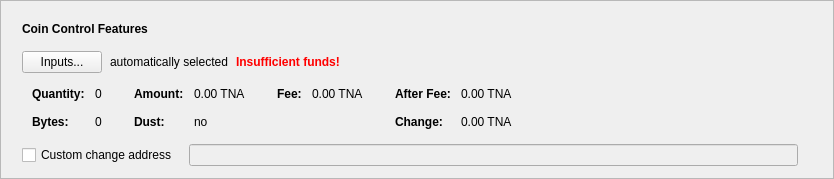
      <widget class="QFrame" name="frameCoinControl">
       <property name="sizePolicy">
        <sizepolicy hsizetype="Expanding" vsizetype="Fixed">
         <horstretch>0</horstretch>
         <verstretch>0</verstretch>
        </sizepolicy>
       </property>
       <property name="frameShape">
        <enum>QFrame::StyledPanel</enum>
       </property>
       <property name="frameShadow">
        <enum>QFrame::Raised</enum>
       </property>
       <layout class="QVBoxLayout" name="verticalLayout_2">
        <item>
         <layout class="QVBoxLayout" name="verticalLayoutCoinControl" stretch="0,0,0,0,0">
          <property name="spacing">
           <number>0</number>
          </property>
          <property name="sizeConstraint">
           <enum>QLayout::SetDefaultConstraint</enum>
          </property>
          <property name="leftMargin">
           <number>10</number>
          </property>
          <property name="topMargin">
           <number>10</number>
          </property>
          <item>
           <layout class="QHBoxLayout" name="horizontalLayoutCoinControl1">
            <property name="bottomMargin">
             <number>15</number>
            </property>
            <item>
             <widget class="QLabel" name="labelCoinControlFeatures">
              <property name="sizePolicy">
               <sizepolicy hsizetype="Preferred" vsizetype="Maximum">
                <horstretch>0</horstretch>
                <verstretch>0</verstretch>
               </sizepolicy>
              </property>
              <property name="font">
               <font>
                <weight>75</weight>
                <bold>true</bold>
               </font>
              </property>
              <property name="styleSheet">
               <string notr="true">font-weight:bold;</string>
              </property>
              <property name="text">
               <string>Coin Control Features</string>
              </property>
             </widget>
            </item>
           </layout>
          </item>
          <item>
           <layout class="QHBoxLayout" name="horizontalLayoutCoinControl2" stretch="0,0,0,0">
            <property name="spacing">
             <number>8</number>
            </property>
            <property name="bottomMargin">
             <number>10</number>
            </property>
            <item>
             <widget class="QPushButton" name="pushButtonCoinControl">
              <property name="styleSheet">
               <string notr="true"/>
              </property>
              <property name="text">
               <string>Inputs...</string>
              </property>
              <property name="autoDefault">
               <bool>false</bool>
              </property>
             </widget>
            </item>
            <item>
             <widget class="QLabel" name="labelCoinControlAutomaticallySelected">
              <property name="text">
               <string>automatically selected</string>
              </property>
              <property name="margin">
               <number>5</number>
              </property>
             </widget>
            </item>
            <item>
             <widget class="QLabel" name="labelCoinControlInsuffFunds">
              <property name="font">
               <font>
                <weight>75</weight>
                <bold>true</bold>
               </font>
              </property>
              <property name="styleSheet">
               <string notr="true">color:red;font-weight:bold;</string>
              </property>
              <property name="text">
               <string>Insufficient funds!</string>
              </property>
              <property name="margin">
               <number>5</number>
              </property>
             </widget>
            </item>
            <item>
             <spacer name="horizontalSpacerCoinControl">
              <property name="orientation">
               <enum>Qt::Horizontal</enum>
              </property>
              <property name="sizeHint" stdset="0">
               <size>
                <width>40</width>
                <height>1</height>
               </size>
              </property>
             </spacer>
            </item>
           </layout>
          </item>
          <item>
           <widget class="QWidget" name="widgetCoinControl" native="true">
            <property name="sizePolicy">
             <sizepolicy hsizetype="Preferred" vsizetype="Preferred">
              <horstretch>0</horstretch>
              <verstretch>0</verstretch>
             </sizepolicy>
            </property>
            <property name="minimumSize">
             <size>
              <width>0</width>
              <height>0</height>
             </size>
            </property>
            <property name="styleSheet">
             <string notr="true"/>
            </property>
            <layout class="QHBoxLayout" name="horizontalLayoutCoinControl5">
             <property name="leftMargin">
              <number>0</number>
             </property>
             <property name="topMargin">
              <number>0</number>
             </property>
             <property name="rightMargin">
              <number>0</number>
             </property>
             <property name="bottomMargin">
              <number>0</number>
             </property>
             <item>
              <layout class="QHBoxLayout" name="horizontalLayoutCoinControl3" stretch="0,0,0,1">
               <property name="spacing">
                <number>20</number>
               </property>
               <property name="topMargin">
                <number>0</number>
               </property>
               <property name="bottomMargin">
                <number>10</number>
               </property>
               <item>
                <layout class="QFormLayout" name="formLayoutCoinControl1">
                 <property name="horizontalSpacing">
                  <number>10</number>
                 </property>
                 <property name="verticalSpacing">
                  <number>14</number>
                 </property>
                 <property name="leftMargin">
                  <number>10</number>
                 </property>
                 <property name="topMargin">
                  <number>4</number>
                 </property>
                 <property name="rightMargin">
                  <number>6</number>
                 </property>
                 <item row="0" column="0">
                  <widget class="QLabel" name="labelCoinControlQuantityText">
                   <property name="font">
                    <font>
                     <weight>75</weight>
                     <bold>true</bold>
                    </font>
                   </property>
                   <property name="text">
                    <string>Quantity:</string>
                   </property>
                   <property name="margin">
                    <number>0</number>
                   </property>
                  </widget>
                 </item>
                 <item row="0" column="1">
                  <widget class="QLabel" name="labelCoinControlQuantity">
                   <property name="cursor">
                    <cursorShape>IBeamCursor</cursorShape>
                   </property>
                   <property name="contextMenuPolicy">
                    <enum>Qt::ActionsContextMenu</enum>
                   </property>
                   <property name="text">
                    <string notr="true">0</string>
                   </property>
                   <property name="margin">
                    <number>0</number>
                   </property>
                   <property name="textInteractionFlags">
                    <set>Qt::LinksAccessibleByMouse|Qt::TextSelectableByKeyboard|Qt::TextSelectableByMouse</set>
                   </property>
                  </widget>
                 </item>
                 <item row="1" column="0">
                  <widget class="QLabel" name="labelCoinControlBytesText">
                   <property name="font">
                    <font>
                     <weight>75</weight>
                     <bold>true</bold>
                    </font>
                   </property>
                   <property name="text">
                    <string>Bytes:</string>
                   </property>
                  </widget>
                 </item>
                 <item row="1" column="1">
                  <widget class="QLabel" name="labelCoinControlBytes">
                   <property name="cursor">
                    <cursorShape>IBeamCursor</cursorShape>
                   </property>
                   <property name="contextMenuPolicy">
                    <enum>Qt::ActionsContextMenu</enum>
                   </property>
                   <property name="text">
                    <string notr="true">0</string>
                   </property>
                   <property name="textInteractionFlags">
                    <set>Qt::LinksAccessibleByMouse|Qt::TextSelectableByKeyboard|Qt::TextSelectableByMouse</set>
                   </property>
                  </widget>
                 </item>
                </layout>
               </item>
               <item>
                <layout class="QFormLayout" name="formLayoutCoinControl2">
                 <property name="horizontalSpacing">
                  <number>10</number>
                 </property>
                 <property name="verticalSpacing">
                  <number>14</number>
                 </property>
                 <property name="leftMargin">
                  <number>6</number>
                 </property>
                 <property name="topMargin">
                  <number>4</number>
                 </property>
                 <property name="rightMargin">
                  <number>6</number>
                 </property>
                 <item row="0" column="0">
                  <widget class="QLabel" name="labelCoinControlAmountText">
                   <property name="font">
                    <font>
                     <weight>75</weight>
                     <bold>true</bold>
                    </font>
                   </property>
                   <property name="text">
                    <string>Amount:</string>
                   </property>
                   <property name="margin">
                    <number>0</number>
                   </property>
                  </widget>
                 </item>
                 <item row="0" column="1">
                  <widget class="QLabel" name="labelCoinControlAmount">
                   <property name="cursor">
                    <cursorShape>IBeamCursor</cursorShape>
                   </property>
                   <property name="contextMenuPolicy">
                    <enum>Qt::ActionsContextMenu</enum>
                   </property>
                   <property name="text">
                    <string notr="true">0.00 TNA</string>
                   </property>
                   <property name="textInteractionFlags">
                    <set>Qt::LinksAccessibleByMouse|Qt::TextSelectableByKeyboard|Qt::TextSelectableByMouse</set>
                   </property>
                  </widget>
                 </item>
                 <item row="1" column="0">
                  <widget class="QLabel" name="labelCoinControlLowOutputText">
                   <property name="font">
                    <font>
                     <weight>75</weight>
                     <bold>true</bold>
                    </font>
                   </property>
                   <property name="text">
                    <string>Dust:</string>
                   </property>
                  </widget>
                 </item>
                 <item row="1" column="1">
                  <widget class="QLabel" name="labelCoinControlLowOutput">
                   <property name="cursor">
                    <cursorShape>IBeamCursor</cursorShape>
                   </property>
                   <property name="contextMenuPolicy">
                    <enum>Qt::ActionsContextMenu</enum>
                   </property>
                   <property name="text">
                    <string notr="true">no</string>
                   </property>
                   <property name="textInteractionFlags">
                    <set>Qt::LinksAccessibleByMouse|Qt::TextSelectableByKeyboard|Qt::TextSelectableByMouse</set>
                   </property>
                  </widget>
                 </item>
                </layout>
               </item>
               <item>
                <layout class="QFormLayout" name="formLayoutCoinControl3">
                 <property name="horizontalSpacing">
                  <number>10</number>
                 </property>
                 <property name="verticalSpacing">
                  <number>14</number>
                 </property>
                 <property name="leftMargin">
                  <number>6</number>
                 </property>
                 <property name="topMargin">
                  <number>4</number>
                 </property>
                 <property name="rightMargin">
                  <number>6</number>
                 </property>
                 <item row="0" column="0">
                  <widget class="QLabel" name="labelCoinControlFeeText">
                   <property name="font">
                    <font>
                     <weight>75</weight>
                     <bold>true</bold>
                    </font>
                   </property>
                   <property name="text">
                    <string>Fee:</string>
                   </property>
                   <property name="margin">
                    <number>0</number>
                   </property>
                  </widget>
                 </item>
                 <item row="0" column="1">
                  <widget class="QLabel" name="labelCoinControlFee">
                   <property name="cursor">
                    <cursorShape>IBeamCursor</cursorShape>
                   </property>
                   <property name="contextMenuPolicy">
                    <enum>Qt::ActionsContextMenu</enum>
                   </property>
                   <property name="text">
                    <string notr="true">0.00 TNA</string>
                   </property>
                   <property name="textInteractionFlags">
                    <set>Qt::LinksAccessibleByMouse|Qt::TextSelectableByKeyboard|Qt::TextSelectableByMouse</set>
                   </property>
                  </widget>
                 </item>
                </layout>
               </item>
               <item>
                <layout class="QFormLayout" name="formLayoutCoinControl4">
                 <property name="horizontalSpacing">
                  <number>10</number>
                 </property>
                 <property name="verticalSpacing">
                  <number>14</number>
                 </property>
                 <property name="leftMargin">
                  <number>6</number>
                 </property>
                 <property name="topMargin">
                  <number>4</number>
                 </property>
                 <property name="rightMargin">
                  <number>6</number>
                 </property>
                 <item row="0" column="0">
                  <widget class="QLabel" name="labelCoinControlAfterFeeText">
                   <property name="font">
                    <font>
                     <weight>75</weight>
                     <bold>true</bold>
                    </font>
                   </property>
                   <property name="text">
                    <string>After Fee:</string>
                   </property>
                   <property name="margin">
                    <number>0</number>
                   </property>
                  </widget>
                 </item>
                 <item row="0" column="1">
                  <widget class="QLabel" name="labelCoinControlAfterFee">
                   <property name="cursor">
                    <cursorShape>IBeamCursor</cursorShape>
                   </property>
                   <property name="contextMenuPolicy">
                    <enum>Qt::ActionsContextMenu</enum>
                   </property>
                   <property name="text">
                    <string notr="true">0.00 TNA</string>
                   </property>
                   <property name="textInteractionFlags">
                    <set>Qt::LinksAccessibleByMouse|Qt::TextSelectableByKeyboard|Qt::TextSelectableByMouse</set>
                   </property>
                  </widget>
                 </item>
                 <item row="1" column="0">
                  <widget class="QLabel" name="labelCoinControlChangeText">
                   <property name="font">
                    <font>
                     <weight>75</weight>
                     <bold>true</bold>
                    </font>
                   </property>
                   <property name="text">
                    <string>Change:</string>
                   </property>
                  </widget>
                 </item>
                 <item row="1" column="1">
                  <widget class="QLabel" name="labelCoinControlChange">
                   <property name="cursor">
                    <cursorShape>IBeamCursor</cursorShape>
                   </property>
                   <property name="contextMenuPolicy">
                    <enum>Qt::ActionsContextMenu</enum>
                   </property>
                   <property name="text">
                    <string notr="true">0.00 TNA</string>
                   </property>
                   <property name="textInteractionFlags">
                    <set>Qt::LinksAccessibleByMouse|Qt::TextSelectableByKeyboard|Qt::TextSelectableByMouse</set>
                   </property>
                  </widget>
                 </item>
                </layout>
               </item>
              </layout>
             </item>
            </layout>
           </widget>
          </item>
          <item>
           <layout class="QHBoxLayout" name="horizontalLayoutCoinControl4" stretch="0,0,0">
            <property name="spacing">
             <number>12</number>
            </property>
            <property name="sizeConstraint">
             <enum>QLayout::SetDefaultConstraint</enum>
            </property>
            <property name="topMargin">
             <number>5</number>
            </property>
            <property name="rightMargin">
             <number>5</number>
            </property>
            <item>
             <widget class="QCheckBox" name="checkBoxCoinControlChange">
              <property name="toolTip">
               <string>If this is activated, but the change address is empty or invalid, change will be sent to a newly generated address.</string>
              </property>
              <property name="text">
               <string>Custom change address</string>
              </property>
             </widget>
            </item>
            <item>
             <widget class="QValidatedLineEdit" name="lineEditCoinControlChange">
              <property name="enabled">
               <bool>false</bool>
              </property>
              <property name="sizePolicy">
               <sizepolicy hsizetype="Expanding" vsizetype="Fixed">
                <horstretch>0</horstretch>
                <verstretch>0</verstretch>
               </sizepolicy>
              </property>
             </widget>
            </item>
            <item>
             <widget class="QLabel" name="labelCoinControlChangeLabel">
              <property name="sizePolicy">
               <sizepolicy hsizetype="Preferred" vsizetype="Expanding">
                <horstretch>0</horstretch>
                <verstretch>0</verstretch>
               </sizepolicy>
              </property>
              <property name="minimumSize">
               <size>
                <width>0</width>
                <height>0</height>
               </size>
              </property>
              <property name="text">
               <string/>
              </property>
              <property name="margin">
               <number>3</number>
              </property>
             </widget>
            </item>
           </layout>
          </item>
          <item>
           <spacer name="verticalSpacerCoinControl">
            <property name="orientation">
             <enum>Qt::Vertical</enum>
            </property>
            <property name="sizeType">
             <enum>QSizePolicy::Expanding</enum>
            </property>
            <property name="sizeHint" stdset="0">
             <size>
              <width>800</width>
              <height>1</height>
             </size>
            </property>
           </spacer>
          </item>
         </layout>
        </item>
       </layout>
      </widget>
